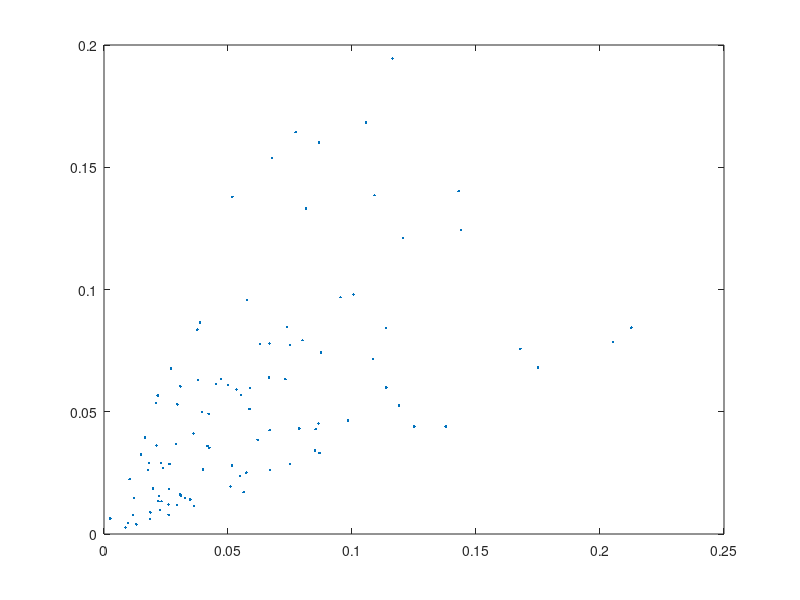

This figure's MATLAB source:
% filename: setup_lung.m 
%heterogeneity parameter (O<=beta<=1): 
%beta=O for homogenous lung 
%beta=1 for no ventilation/perfusion correlation 
beta=0.5 
% 
%number of iterations used in bisection: 
maxcount=20 
% 
%number of ''alveoli'': 
n=100 
% 
%reference oxygen concentration (moles/liter): 
cref=0.2/(22.4*(310/273)) 
%cref=concentration of oxygen 
%in air at sea level at body temperature 
% 
%oxygen concentration in the inspired air: 
cI=cref 
% 
%blood oxygen concentration 
%at full hemoglobin saturation: 
cstar=cref 
%cstar=4*(concentration of hemoglobin 
%in blood expressed in moles/liter) 
% 
%rate of oxygen consumption (moles/minute): 
M=0.25*cref*5.6 
% 
%oxygen partial pressure 
%at which hemoglobin is half-saturated: 
Pstar=25 
% 
%gas constant•absolute temperature 
%(mmHg•liters/mole): 
RT=760*22.4*(310/273) 
% 
%oxygen partial pressure 
%in the inspired air (mmHg): 
PI=RT*cI 
% 
%oxygen concentration 
%in blood exposed directly to inspired air: 
camax=cstar*(PI/Pstar)^3/(1+(PI/Pstar)^3) 
%camax is an upper bound 
%on oxygen concentration in blood 
% 
%expected value of total alveolar ventilation: 
VAtotal=5.0 %(liters/minute) 
% 
%expected value of total perfusion: 
Qtotal=5.6 %(liters/minute) 
% 
%expected alveolar ventilation per alveolus: 
VAbar=VAtotal/n 
% 
%expected perfusion per alveolus: 
Qbar=Qtotal/n 
% 
%random initialization 
%of ventilation and perfusion: 
%create two independent vectors 
%of exponential random variables 
%with mean 1 : 
a1=-log(rand(n,1)); 
a2=-log(rand(n,1)); 
av=(a1+a2)/2; 
%components of av have mean 1 
%and distribution like t•exp(-t). 
VA=VAbar*(a1*beta+av*(1-beta)); 
Q = Qbar*(a2*beta+av*(1-beta)); 
%when beta=O, VA and Q are in a fixed proportion 
%when beta=1, VA and Q are independent 
r=VA./Q; 
figure(1) 
plot(Q,VA,'.') 
%
%find actual values of 
%VAtotal, Qtotal, VAbar, and Qbar: 
VAtotal=sum(VA) 
Qtotal =sum(Q) 
VAbar=VAtotal/n 
Qbar= Qtotal/n 